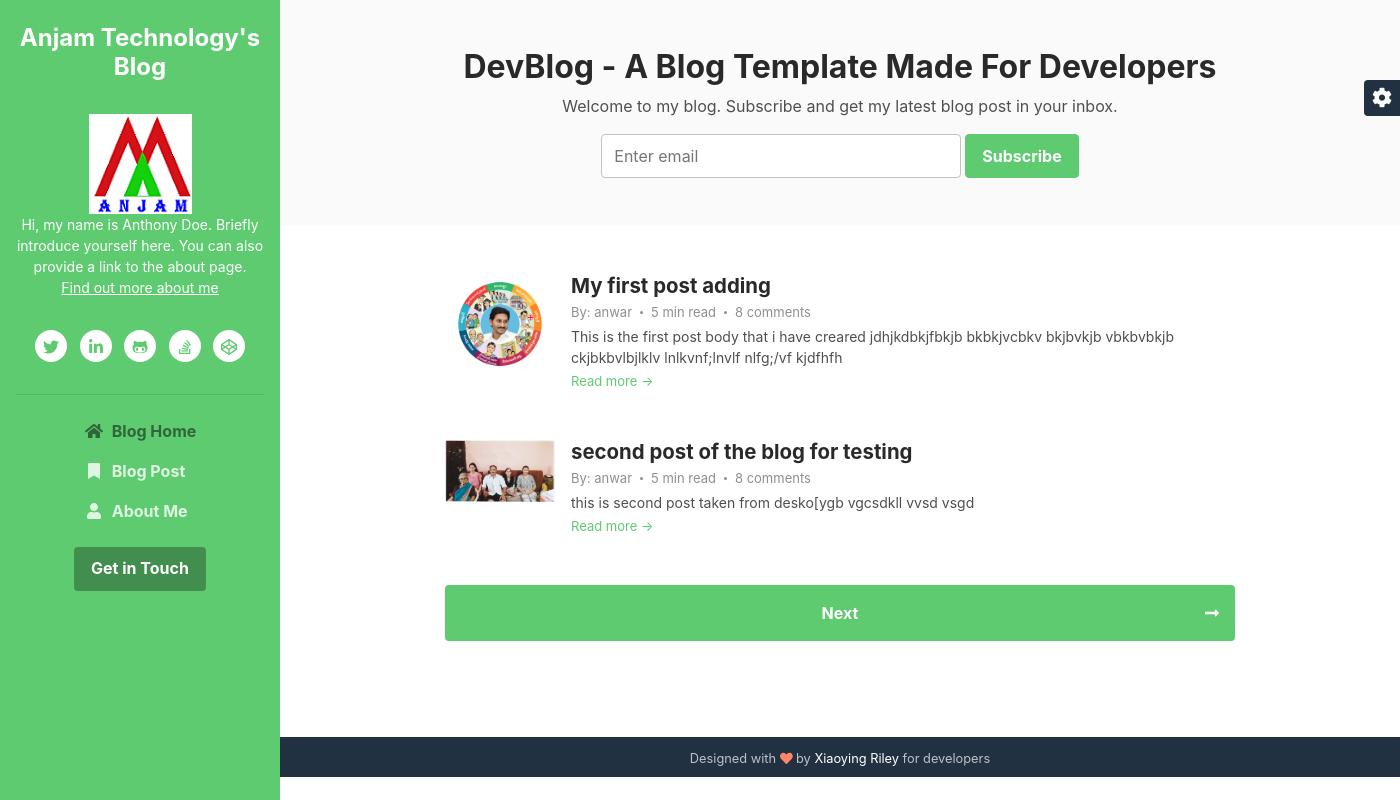
Screenshot of /blog/ with the database file from the repository.
### blog/models.py (models this page shows, shortened)
class Post(models.Model):
    title=models.CharField(max_length=255)
    author=models.ForeignKey(User, on_delete=models.CASCADE)
    image=models.ImageField(upload_to='blog/images')
    body=models.TextField()

### blog/views.py (the view)
# urls.py: path('', HomeView.as_view(), name = "home"),
class HomeView(ListView):
    model= Post
    template_name = 'blog/index.html'

### blog/templates/blog/index.html (shortened to what this page needs)
<!DOCTYPE html>
<html lang="en">
<head>
    {% load static %}
    <link id="theme-style" rel="stylesheet" href="{% static 'blog/assets/css/theme-1.css' %}">
</head>
<body>
    <header class="header text-center">
	    <h1 class="blog-name pt-lg-4 mb-0"><a href="{% url 'homepage' %}">Anjam Technology's Blog</a></h1>
	    <nav class="navbar navbar-expand-lg navbar-dark" >
			<div id="navigation" class="collapse navbar-collapse flex-column" >
				<div class="profile-section pt-3 pt-lg-0">
				   <a href="{% url 'homepage' %}"> <img class="img-rounded" src="{% static 'blog/assets/images/6.png' %}" alt="image" ></a>
					<div class="bio mb-3">Hi, my name is Anthony Doe. Briefly introduce yourself here. You can also provide a link to the about page.<br><a href="about.html">Find out more about me</a></div>
					<ul class="social-list list-inline py-3 mx-auto">
			            <li class="list-inline-item"><a href="#"><i class="fab fa-twitter fa-fw"></i></a></li>
			            <li class="list-inline-item"><a href="#"><i class="fab fa-linkedin-in fa-fw"></i></a></li>
			            <li class="list-inline-item"><a href="#"><i class="fab fa-github-alt fa-fw"></i></a></li>
			            <li class="list-inline-item"><a href="#"><i class="fab fa-stack-overflow fa-fw"></i></a></li>
			            <li class="list-inline-item"><a href="#"><i class="fab fa-codepen fa-fw"></i></a></li>
			        </ul>
			        <hr>
				</div>
				<ul class="navbar-nav flex-column text-left">
					<li class="nav-item active">
					    <a class="nav-link" href="{% static 'blog/index.html' %}"><i class="fas fa-home fa-fw mr-2"></i>Blog Home <span class="sr-only">(current)</span></a>
					</li>
					<li class="nav-item">
					    <a class="nav-link" href="{% static 'blog/blog-post.html' %}"><i class="fas fa-bookmark fa-fw mr-2"></i>Blog Post</a>
					</li>
					<li class="nav-item">
					    <a class="nav-link" href="{% static 'blog/about.html' %}"><i class="fas fa-user fa-fw mr-2"></i>About Me</a>
					</li>
				</ul>
				<div class="my-2 my-md-3">
				    <a class="btn btn-primary" href="https://themes.3rdwavemedia.com/" target="_blank">Get in Touch</a>
				</div>
			</div>
		</nav>
    </header>
    <div class="main-wrapper">
	    <section class="cta-section theme-bg-light py-5">
		    <div class="container text-center">
			    <h2 class="heading">DevBlog - A Blog Template Made For Developers</h2>
			    <div class="intro">Welcome to my blog. Subscribe and get my latest blog post in your inbox.</div>
			    <form class="signup-form form-inline justify-content-center pt-3">
                    <div class="form-group">
                        <input type="email" id="semail" name="semail1" class="form-control mr-md-1 semail" placeholder="Enter email">
                    </div>
                    <button type="submit" class="btn btn-primary">Subscribe</button>
                </form>
		    </div>
	    </section>
	    <section class="blog-list px-3 py-5 p-md-5">
		    <div class="container">
       {% for post in object_list %}
			    <div class="item mb-5">
				    <div class="media">
					    <img class="mr-3 img-fluid post-thumb d-none d-md-flex" src="{{ post.image.url }}" alt="image">
					    <div class="media-body">
						    <h3 class="title mb-1"><a href="{% url 'PostDetail' post.pk %}">{{ post.title }}</a></h3>
						    <div class="meta mb-1"><span class="date">By: {{ post.author }}</span><span class="time">5 min read</span><span class="comment"><a href="#">8 comments</a></span></div>
						    <div class="intro">{{ post.body }}</div>
						    <a class="more-link" href="blog-post.html">Read more &rarr;</a>
					    </div>
				    </div>
			    </div>
         {% endfor %}
			    <nav class="blog-nav nav nav-justified my-5">
				  <a class="nav-link-next nav-item nav-link rounded" href="blog-list.html">Next<i class="arrow-next fas fa-long-arrow-alt-right"></i></a>
				</nav>
		    </div>
	    </section>
	    <footer class="footer text-center py-2 theme-bg-dark">
                <small class="copyright">Designed with <i class="fas fa-heart" style="color: #fb866a;"></i> by <a href="http://themes.3rdwavemedia.com" target="_blank">Xiaoying Riley</a> for developers</small>
	    </footer>
    </div>
    <div id="config-panel" class="config-panel d-none d-lg-block">
        <div class="panel-inner">
            <a id="config-trigger" class="config-trigger config-panel-hide text-center" href="#"><i class="fas fa-cog fa-spin mx-auto" data-fa-transform="down-6" ></i></a>
        </div>
    </div>
    {% load static %}
</body>
</html>

### rows the page displays
Post: image (picture), title "My first post adding", author "anwar", body "This is the first post body that i have creared jdhjkdbkjfbkjb bkbkjvcbkv bkjbvkjb vbkbvbkjb ckjbkbvlbjlklv lnlkvnf;lnvlf nlfg;/vf kjdfhfh"
Post: image (picture), title "second post of the blog for testing", author "anwar", body "this is second post taken from desko[ygb vgcsdkll vvsd vsgd"
